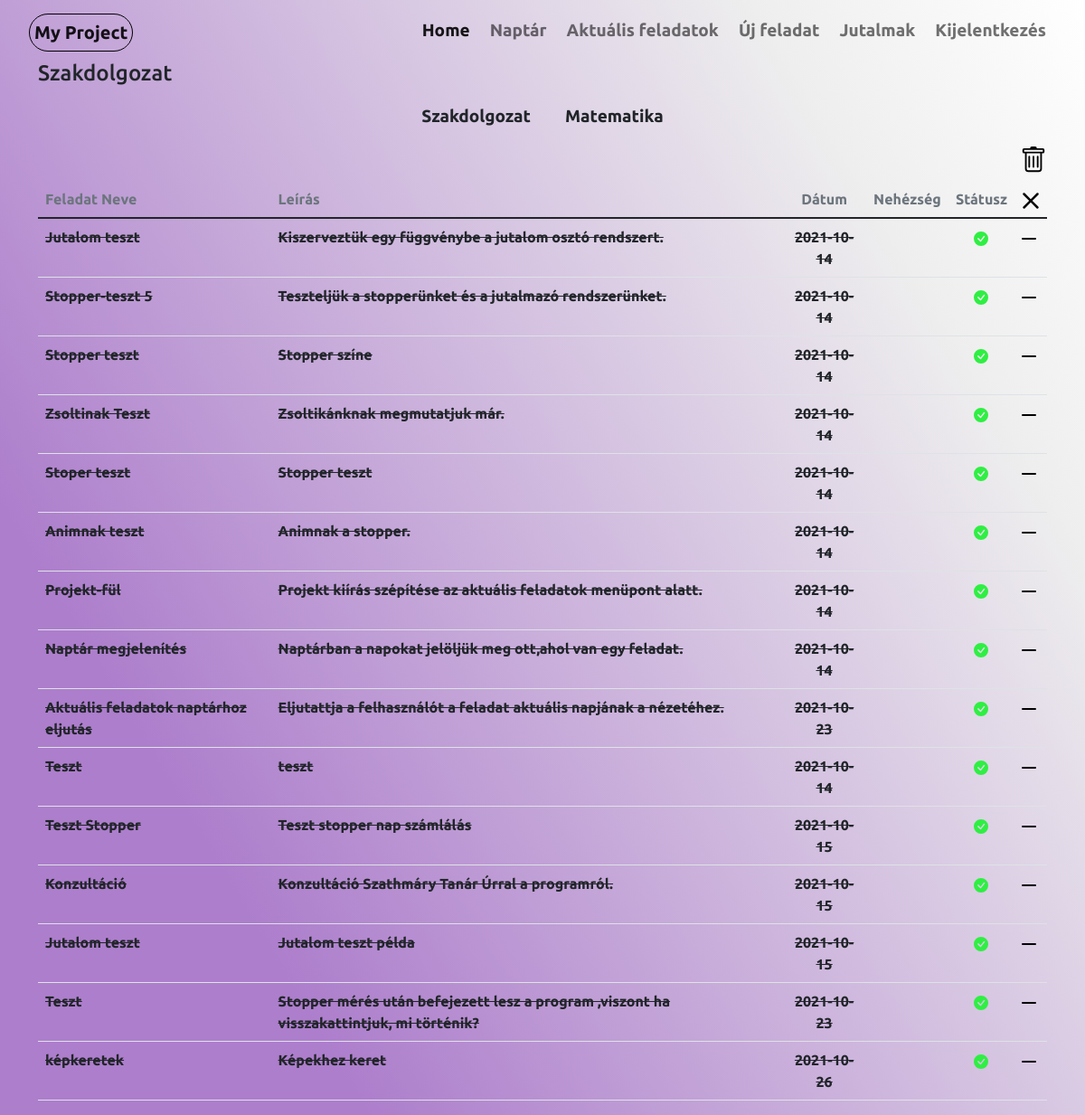
Page /currenttasks (signed in) on the committed database.
### website/models.py (models this page shows, shortened)
class Projects(db.Model):
    project_id = db.Column(db.Integer, primary_key=True)
    project_name = db.Column(db.String(20))
    active = db.Column(db.Boolean)
    user_id = db.Column(db.Integer, db.ForeignKey('user.id'))
    tasks = db.relationship('Tasks')
    def __repr__(self):
        return '<Project {}>'.format(self.project_name)

class Tasks(db.Model):
    task_id = db.Column(db.Integer,primary_key=True)
    project_id = db.Column(db.Integer, db.ForeignKey('projects.project_id'))
    task_name = db.Column(db.String(60))
    status = db.Column(db.Boolean, default=False)
    task_time = db.Column(db.String(60))
    stoper = db.Column(db.Boolean, default=False)
    mert_ido = db.Column(db.String(60))
    difficulty = db.Column(db.String(60))
    description = db.Column(db.String(250))
    user_id = db.Column(db.Integer, db.ForeignKey('user.id'))

### website/views.py (the view)
@views.route('/currenttasks')
@login_required
def currenttasks():
    write_date_text()
    active = None
    projects = Projects.query.all()
    tasks = Tasks.query.all()
    if len(projects) == 1:
        projects[0].active = True
        active = projects[0].project_id
        db.session.commit()
    if projects:
        for project in projects:
            print(project)
            print(project.project_id)
            print(project.active)
            if project.active:
                active = project.project_id
            print(bool(active))
        if not active:
            projects[0].active = True
            active = projects[0].project_id
    else:
        projects = None
    datumok = []
    for task in tasks:
        if task.status:
            d = task.task_time.split('-')
            li = [d[0],d[1],d[2]]
            datumok.append(li)
    print(datumok)
    if projects:
        return render_template('currenttasks.html', tasks=tasks,datumok = datumok, projects=projects, active=active, user=current_user)
    else:
        return render_template('currenttasks.html', tasks=tasks, active=active, user=current_user)

### website/__init__.py (called while the page is built)
def create_app():
    app = Flask(__name__)
    app.secret_key = secrets.token_urlsafe(16)
    app.config['SQLALCHEMY_DATABASE_URI'] = f'sqlite:///{DB_NAME}'
    db.init_app(app)
    from .views import views
    from .auth import auth
    app.register_blueprint(views)
    app.register_blueprint(auth)
    from .models import User
    login_manager = LoginManager()
    login_manager.login_view = 'auth.login'
    login_manager.init_app(app)
    @login_manager.user_loader
    def load_user(id):
        return User.query.get(int(id))
    create_database(app)
    return app

### website/views.py (called while the page is built)
def write_date_text():
    with open('date.txt', mode='w') as f:
        year = datetime.date.today().year
        month = datetime.date.today().month
        day = datetime.date.today().day
        f.write(str(year) + "/" + str(month) + "/" + str(day))
        f.close()

### website/templates/currenttasks.html (shortened to what this page needs)
{% extends "base.html"%}{% block title %}Aktuális feladatok{% endblock %}
{%block content%}
{%for tab in user.projects%}
    {%if tab.project_id == active%}
        <h4>{{tab.project_name}}</h4>
    {%endif%}
{%endfor%}
 {%if tasks%}
    {%if projects%}
        <ul class="nav justify-content-center">
            {%for tab in user.projects%}
                {%if tab.project_id == active%}
                    <li class="nav-item">
                {%else%}
                    <li class="nav-item" >
                {%endif%}
                <a class="nav-link link-dark"   href="/project/{{ tab.project_name }}">{{tab.project_name}}</a>
                </li>
                {%endfor%}
            </ul>
    {%endif%}
{%endif%}
        <nav class="navbar justify-content-end">
            <div class="nav-item">
            <a href="/clear/{{ active }}">
            </a>
        </div>
         </nav>
<table class="table  table-hover">
    <thread >
        <td class="fs-6 text-secondary fw-bold">Feladat Neve</td>
        <td class="fs-6 text-secondary fw-bold">Leírás</td>
        <td class="fs-6 text-secondary fw-bold" style="text-align: center;">Dátum</td>
        <td class="fs-6 text-secondary fw-bold" style="text-align: center;">Nehézség</td>
        <td class="fs-6 text-secondary fw-bold" style="text-align: center;">Státusz</td>
            <td>
                <a href="/remove/{{ active }}">
                </a>
            </td>
    </thread>
    <tbody>
        {%for task in user.tasks%}
            {%if task.project_id == active%}
                {%if task.status == True%}
                    <tr>
                        <td class="fs-6 fw-bold" > {{task.task_name}}</td>
                        <td class="fs-6 fw-bold"> {{task.description}}</td>
                        {% for dat in datumok%}
                        {% if task.task_time == dat|join("-")%}
                        <td class="fs-6 fw-bold" style="text-align: center;"><a class="link-dark" href="{{dat.0}}/{{dat.1}}/{{dat.2}}">{{task.task_time}}</a></td>
                        {%endif%}
                        {%endfor%}
                        <td style="text-align: center;">
                            {%if task.difficulty == "Könnyű"%}
                            <svg xmlns="http://www.w3.org/2000/svg" width="16" height="16" fill="#01ff01" class="bi bi-square-fill" viewBox="0 0 16 16">
                                <path d="M0 2a2 2 0 0 1 2-2h12a2 2 0 0 1 2 2v12a2 2 0 0 1-2 2H2a2 2 0 0 1-2-2V2z"/>
                            </svg>
                            {%elif task.difficulty == "Közepes"%}
                            <svg xmlns="http://www.w3.org/2000/svg" width="16" height="16" fill="#ffd601" class="bi bi-square-fill" viewBox="0 0 16 16">
                                <path d="M0 2a2 2 0 0 1 2-2h12a2 2 0 0 1 2 2v12a2 2 0 0 1-2 2H2a2 2 0 0 1-2-2V2z"/>
                            </svg>
                            {%else%}
                            <svg xmlns="http://www.w3.org/2000/svg" width="16" height="16" fill="#9b0101" class="bi bi-square-fill" viewBox="0 0 16 16">
                                <path d="M0 2a2 2 0 0 1 2-2h12a2 2 0 0 1 2 2v12a2 2 0 0 1-2 2H2a2 2 0 0 1-2-2V2z"/>
                            </svg>
                            {%endif%}
                        </td>
                {%else%}
                    <tr>
                        <td class="fs-6 fw-bold"><del>{{task.task_name}}</del></td>
                        <td class="fs-6 fw-bold"><del> {{task.description}} </del> </td>
                        <td class="fs-6 fw-bold" style="text-align: center;"><del> {{task.task_time}} </del></td>
                        <td style="text-align: center;"></td>
                {%endif%}
                    <td style="text-align: center;">
                        <a href="/close/{{ task.task_id }}">
                        </a>
                    </td>
                    <td>
                        <a href="/delete/{{ task.task_id }}">
                            <svg xmlns="http://www.w3.org/2000/svg" width="16" height="16" fill="#000" class="bi bi-dash-lg" viewBox="0 0 16 16">
                                <path d="M0 8a1 1 0 0 1 1-1h14a1 1 0 1 1 0 2H1a1 1 0 0 1-1-1z"/>
                            </svg>
                        </a>
                    </td>
                    </tr>
            {%endif%}
        {%endfor%}
    </tbody>
</table>
{%endblock%}

### website/static/style.css (style rules this page uses)
* { margin: 0; padding: 0; font-family: 'Ubuntu', sans-serif; }
body { background: linear-gradient(59deg, rgba(173,126,204,1) 21%, rgba(238,238,238,1) 81%, rgba(255,255,255,1) 100%); background-attachment: fixed; }
.nav-link { font-size: 19px; margin: 3px; font-weight: bold; }

### rows in the picture
Projects: project_name "Szakdolgozat"
Projects: project_name "Matematika"
Tasks: task_name "Jutalom teszt", description "Kiszerveztük egy függvénybe a jutalom osztó rendszert.", task_time "2021-10-14", status False (drawn)
Tasks: task_name "Stopper-teszt 5", description "Teszteljük a stopperünket és a jutalmazó rendszerünket.", task_time "2021-10-14", status False (drawn)
Tasks: task_name "Stopper teszt", description "Stopper színe", task_time "2021-10-14", status False (drawn)
Tasks: task_name "Zsoltinak Teszt", description "Zsoltikánknak megmutatjuk már.", task_time "2021-10-14", status False (drawn)
Tasks: task_name "Stoper teszt", description "Stopper teszt", task_time "2021-10-14", status False (drawn)
Tasks: task_name "Animnak teszt", description "Animnak a stopper.", task_time "2021-10-14", status False (drawn)
Tasks: task_name "Projekt-fül", description "Projekt kiírás szépítése az aktuális feladatok menüpont alatt.", task_time "2021-10-14", status False (drawn)
Tasks: task_name "Naptár megjelenítés", description "Naptárban a napokat jelöljük meg ott,ahol van egy feladat.", task_time "2021-10-14", status False (drawn)
Tasks: task_name "Aktuális feladatok naptárhoz eljutás", description "Eljutattja a felhasználót a feladat aktuális napjának a nézetéhez.", task_time "2021-10-23", status False (drawn)
Tasks: task_name "Teszt", description "teszt", task_time "2021-10-14", status False (drawn)
Tasks: task_name "Teszt Stopper", description "Teszt stopper nap számlálás", task_time "2021-10-15", status False (drawn)
Tasks: task_name "Konzultáció", description "Konzultáció Szathmáry Tanár Úrral a programról.", task_time "2021-10-15", status False (drawn)
Tasks: task_name "Jutalom teszt", description "Jutalom teszt példa", task_time "2021-10-15", status False (drawn)
Tasks: task_name "Teszt", description "Stopper mérés után befejezett lesz a program ,viszont ha visszakattintjuk, mi történik?", task_time "2021-10-23", status False (drawn)
Tasks: task_name "képkeretek", description "Képekhez keret", task_time "2021-10-26", status False (drawn)
